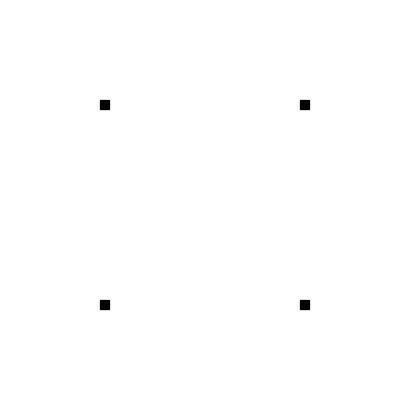
Frame 1 (no input)
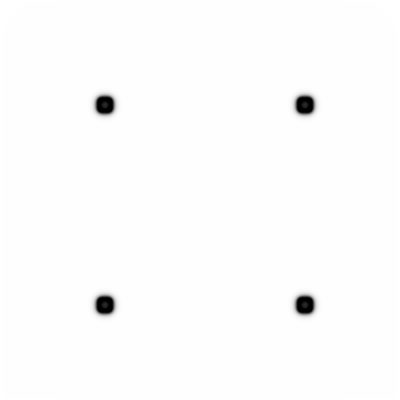
Frame 60 (no input)
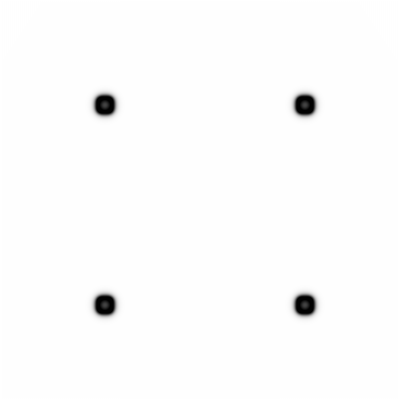
Frame 120 (the mouse pressed at the canvas centre since frame 60)

The p5.js sketch that drew these frames (run headless with seeded random() and noise() and a simulated clock; from frame 60 on, the mouse is pressed at the canvas centre):

// p5.js sketch
// ── sketch.js
var grid;
var next;

var dA = 1;
var dB = 0.5;
var feed = 0.055;
var k = 0.062;

function setup() {
  createCanvas(400, 400);
  pixelDensity(1);
  frameRate(144);
  grid = [];
  next = [];
  for(var x = 0; x < width; x++){
    grid[x] = [];
    next[x] = [];
    for(var y = 0; y < height; y++){
      grid[x][y] = {a:1, b:0};
      next[x][y] = {a:1, b:0};
    } 
  }

  for (var i = 100; i < 110; i++){
    for (var j = 100; j < 110; j++){
      grid[i][j].b = 1;
    } 
  } 

  for (var i = 300; i < 310; i++){
    for (var j = 300; j < 310; j++){
      grid[i][j].b = 1;
    } 
  }
  
  for (var i = 100; i < 110; i++){
    for (var j = 300; j < 310; j++){
      grid[i][j].b = 1;
    } 
  } 

  for (var i = 300; i < 310; i++){
    for (var j = 100; j < 110; j++){
      grid[i][j].b = 1;
    } 
  } 
}

function draw() {
  background(51);

  for(var x = 1; x < width-1; x++){
    for(var y = 1; y < height-1; y++){
      var a = grid[x][y].a;
      var b = grid[x][y].b;
      next[x][y].a = a +
                  (dA * laplaceA(x,y))
                  - (a * b * b)
                  + (feed *(1 - a));

      next[x][y].b = b +
                  (dB * laplaceB(x,y))
                  + (a * b * b)
                  - ((k + feed) * b);

      
      next[x][y].a = constrain(next[x][y].a, 0, 1);
      next[x][y].b = constrain(next[x][y].b, 0, 1);
    } 
  }

  loadPixels();
  for(var x = 0; x < width; x++){
    for(var y = 0; y < height; y++){
      var pix = (x + y * width) * 4;
      var a = next[x][y].a;
      var b = next[x][y].b;
      var c = floor((a-b)*255);
      c = constrain(c,0,255);
      pixels[pix + 0] = c;
      pixels[pix + 1] = c;
      pixels[pix + 2] = c;
      pixels[pix + 3] = 255;

    } 
  }
  updatePixels();

  swap();
}

function laplaceA(x,y){
  sumA = 0;
  sumA += grid[x][y].a * -1;
  sumA += grid[x-1][y].a * 0.2;
  sumA += grid[x+1][y].a * 0.2;
  sumA += grid[x][y+1].a * 0.2;
  sumA += grid[x][y-1].a * 0.2;
  sumA += grid[x-1][y-1].a * 0.05;
  sumA += grid[x+1][y-1].a * 0.05;
  sumA += grid[x+1][y+1].a * 0.05;
  sumA += grid[x-1][y+1].a * 0.05;

  return sumA;

}

function laplaceB(x,y){
  sumB = 0;
  sumB += grid[x][y].b * -1;
  sumB += grid[x-1][y].b * 0.2;
  sumB += grid[x+1][y].b * 0.2;
  sumB += grid[x][y+1].b * 0.2;
  sumB += grid[x][y-1].b * 0.2;
  sumB += grid[x-1][y-1].b * 0.05;
  sumB += grid[x+1][y-1].b * 0.05;
  sumB += grid[x+1][y+1].b * 0.05;
  sumB += grid[x-1][y+1].b * 0.05;

  return sumB;
}
function swap(){
  var temp = grid;
  grid = next;
  next = temp;
}
